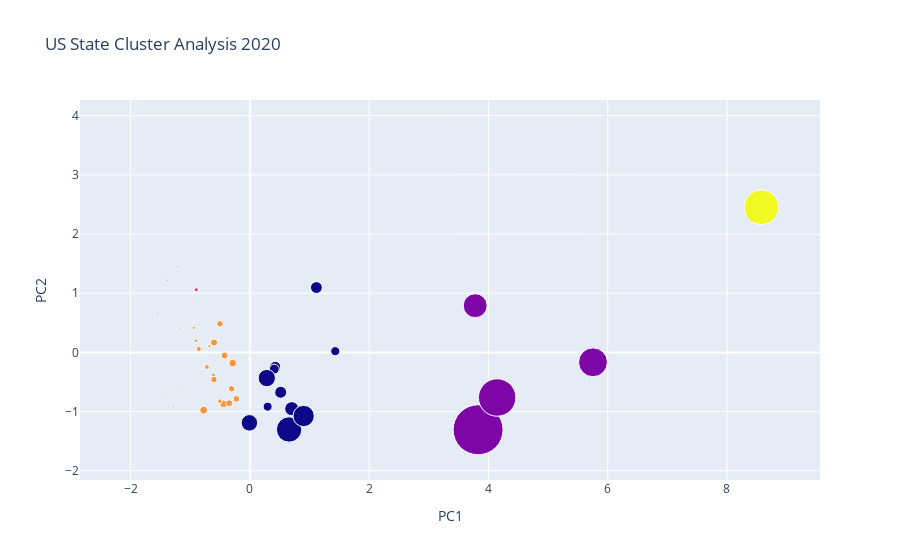

Notebook source saved alongside this figure:
### Markdown cell above
#### 2020

### Code cell
warnings.filterwarnings('ignore')

clusterdf20, Z20, silhoutte20, ari20 = mda.cluster_algorithm(df20_processed, "KMeans")

fig20 = go.Figure(
    data=go.Scatter(
        x=clusterdf20["PC1"].values,
        y=clusterdf20["PC2"].values,
        text=clusterdf20.index,
        mode='markers',
        marker=go.Marker(
            size=df20_processed["deaths"],
            sizemode='diameter',
            sizeref=df20_processed["deaths"].max()/50,
            opacity=1,
            color=Z20
        )
    )
)

fig20.update_layout(
    go.Layout(
        title='US State Cluster Analysis 2020',
        xaxis=go.XAxis(title="PC1", showgrid=True, zeroline=True, showticklabels=True),
        yaxis=go.YAxis(title="PC2", showgrid=True, zeroline=True, showticklabels=True),
        hovermode='closest'
    )
)

fig20.show()

### Figure 1 — Plotly figure (JSON) as saved in the notebook; plotly's stock layout.template omitted (floating-point values rounded to 4 significant figures)
{"data": [{"marker": {"color": [3, 2, 0, 3, 4, 3, 3, 3, 1, 0, 2, 2, 1, 0, 3, 3, 3, 0, 3, 3, 0, 0, 3, 3, 3, 2, 3, 2, 3, 0, 3, 1, 0, 2, 0, 3, 2, 0, 3, 3, 2, 0, 1, 2, 3, 3, 3, 3, 3, 2], "opacity": 1, "size": [4827, 198, 8879, 3676, 25965, 4879, 5995, 926, 21672, 10588, 286, 1438, 17979, 8263, 3891, 2741, 2956, 7488, 347, 5895, 12423, 13010, 5382, 4787, 5887, 962, 1690, 3136, 759, 19042, 2479, 37557, 6811, 1299, 8962, 2489, 1485, 16020, 1777, 5296, 1488, 6846, 28155, 1270, 136, 5032, 3523, 1338, 5245, 438], "sizemode": "diameter", "sizeref": 751.1}, "mode": "markers", "text": ["Alabama", "Alaska", "Arizona", "Arkansas", "California", "Colorado", "Connecticut", "Delaware", "Florida", "Georgia", "Hawaii", "Idaho", "Illinois", "Indiana", "Iowa", "Kansas", "Kentucky", "Louisiana", "Maine", "Maryland", "Massachusetts", "Michigan", "Minnesota", "Mississippi", "Missouri", "Montana", "Nebraska", "Nevada", "New Hampshire", "New Jersey", "New Mexico", "New York", "North Carolina", "North Dakota", "Ohio", "Oklahoma", "Oregon", "Pennsylvania", "Rhode Island", "South Carolina", "South Dakota", "Tennessee", "Texas", "Utah", "Vermont", "Virginia", "Washington", "West Virginia", "Wisconsin", "Wyoming"], "type": "scatter", "x": [-0.3073, -2.178, 1.115, -0.7201, 8.577, -0.5029, -0.7763, -1.3, 5.753, 0.7021, -0.9067, -1.381, 3.778, 0.4252, -0.8576, -0.9025, -0.612, 0.4089, -1.52, -0.4428, -0.007957, 0.2838, -0.6017, -0.6021, -0.2877, -1.55, -1.183, -0.9001, -1.441, 0.6574, -0.9423, 3.827, 0.2979, -1.548, 0.5165, -0.6785, -1.219, 0.9014, -1.282, -0.3475, -1.423, 1.432, 4.147, -0.9592, -1.562, -0.2259, -0.5027, -1.193, -0.4238, -1.536], "y": [-0.6146, 3.893, 1.096, -0.2469, 2.453, 0.4835, -0.9758, -0.7894, -0.167, -0.9507, 2.39, 1.221, 0.7898, -0.2438, 0.05916, 0.1987, -0.3808, -0.2824, -0.8605, -0.8695, -1.19, -0.433, 0.1665, -0.4577, -0.1792, 1.087, 0.3998, 1.058, -0.7947, -1.302, 0.4149, -1.307, -0.9166, 0.6541, -0.6731, 0.1073, 1.458, -1.075, -0.9084, -0.8599, 0.5313, 0.02094, -0.7622, 0.8883, -0.7392, -0.7841, -0.8229, -0.5901, -0.05247, 0.8577]}], "layout": {"autosize": true, "hovermode": "closest", "title": {"text": "US State Cluster Analysis 2020"}, "xaxis": {"autorange": true, "range": [-2.842, 9.528], "showgrid": true, "showticklabels": true, "title": {"text": "PC1"}, "type": "linear", "zeroline": true}, "yaxis": {"autorange": true, "range": [-2.945, 4.382], "showgrid": true, "showticklabels": true, "title": {"text": "PC2"}, "type": "linear", "zeroline": true}}}
